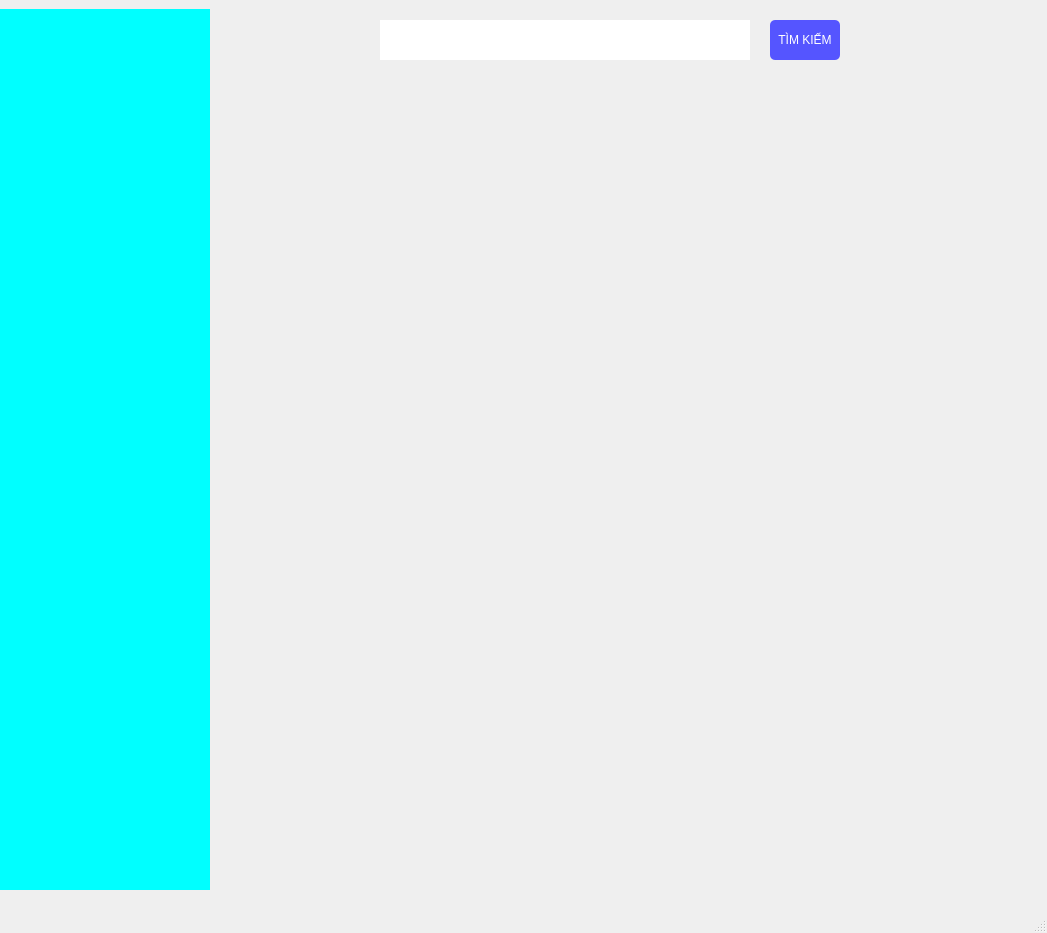
<?xml version="1.0" encoding="UTF-8"?>
<ui version="4.0">
 <class>MainWindow</class>
 <widget class="QMainWindow" name="MainWindow">
  <property name="geometry">
   <rect>
    <x>0</x>
    <y>0</y>
    <width>1047</width>
    <height>933</height>
   </rect>
  </property>
  <property name="windowTitle">
   <string>MainWindow</string>
  </property>
  <widget class="QWidget" name="centralwidget">
   <widget class="QWidget" name="left_menu" native="true">
    <property name="geometry">
     <rect>
      <x>-1</x>
      <y>9</y>
      <width>211</width>
      <height>881</height>
     </rect>
    </property>
    <property name="styleSheet">
     <string notr="true">background-color: rgb(0, 255, 255);</string>
    </property>
    <widget class="QLabel" name="label">
     <property name="geometry">
      <rect>
       <x>10</x>
       <y>10</y>
       <width>171</width>
       <height>91</height>
      </rect>
     </property>
     <property name="styleSheet">
      <string notr="true">border-image: url(:/image/venv/rec/images/img_xe.jpg);</string>
     </property>
     <property name="text">
      <string/>
     </property>
    </widget>
   </widget>
   <widget class="QWidget" name="main_body" native="true">
    <property name="geometry">
     <rect>
      <x>210</x>
      <y>10</y>
      <width>821</width>
      <height>871</height>
     </rect>
    </property>
    <widget class="QWidget" name="header" native="true">
     <property name="geometry">
      <rect>
       <x>0</x>
       <y>0</y>
       <width>821</width>
       <height>81</height>
      </rect>
     </property>
     <widget class="QWidget" name="seach" native="true">
      <property name="geometry">
       <rect>
        <x>100</x>
        <y>0</y>
        <width>541</width>
        <height>61</height>
       </rect>
      </property>
      <widget class="QLabel" name="label_seach">
       <property name="geometry">
        <rect>
         <x>20</x>
         <y>10</y>
         <width>40</width>
         <height>50</height>
        </rect>
       </property>
       <property name="styleSheet">
        <string notr="true">border-image: url(:/image/venv/rec/icons/loupe.png);</string>
       </property>
       <property name="text">
        <string/>
       </property>
      </widget>
      <widget class="QTextBrowser" name="text_seach">
       <property name="geometry">
        <rect>
         <x>70</x>
         <y>10</y>
         <width>370</width>
         <height>40</height>
        </rect>
       </property>
       <property name="styleSheet">
        <string notr="true">border-radius: 10px;</string>
       </property>
      </widget>
      <widget class="QPushButton" name="bt_seach">
       <property name="geometry">
        <rect>
         <x>460</x>
         <y>10</y>
         <width>70</width>
         <height>40</height>
        </rect>
       </property>
       <property name="styleSheet">
        <string notr="true">QPushButton#bt_seach {
	
	
    background-color: rgb(85, 85, 255);
    color: rgb(255, 255, 255);
    border-radius: 5px;
}

QPushButton#bt_seach:hover {
    background-color: rgb(0, 255, 255);
}

QPushButton#bt_seach:pressed {
    background-color: rgb(85, 85, 0);
    padding-left: 5px;
    padding-top: 5px;
}
</string>
       </property>
       <property name="text">
        <string>TÌM KIẾM</string>
       </property>
      </widget>
     </widget>
     <widget class="QWidget" name="accout" native="true">
      <property name="geometry">
       <rect>
        <x>760</x>
        <y>10</y>
        <width>61</width>
        <height>61</height>
       </rect>
      </property>
      <widget class="QLabel" name="label_user">
       <property name="geometry">
        <rect>
         <x>10</x>
         <y>0</y>
         <width>50</width>
         <height>50</height>
        </rect>
       </property>
       <property name="styleSheet">
        <string notr="true">border-image: url(:/image/venv/rec/icons/user.png);</string>
       </property>
       <property name="text">
        <string/>
       </property>
      </widget>
     </widget>
    </widget>
   </widget>
  </widget>
  <widget class="QStatusBar" name="statusbar"/>
 </widget>
 <resources>
  <include location="../rec.qrc"/>
 </resources>
 <connections/>
</ui>
